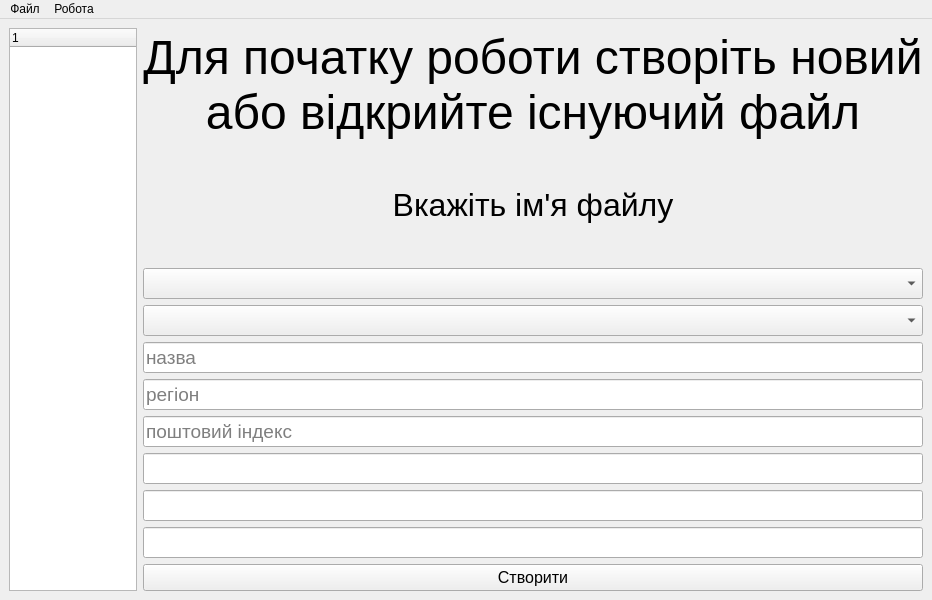
<?xml version="1.0" encoding="UTF-8"?>
<ui version="4.0">
 <class>MainWindow</class>
 <widget class="QMainWindow" name="MainWindow">
  <property name="geometry">
   <rect>
    <x>0</x>
    <y>0</y>
    <width>932</width>
    <height>600</height>
   </rect>
  </property>
  <property name="windowTitle">
   <string>QWESDA</string>
  </property>
  <widget class="QWidget" name="centralwidget">
   <layout class="QHBoxLayout" name="horizontalLayout">
    <item>
     <layout class="QGridLayout" name="gridLayout_2">
      <item row="0" column="0">
       <widget class="QTreeWidget" name="treeWidget">
        <column>
         <property name="text">
          <string notr="true">1</string>
         </property>
        </column>
       </widget>
      </item>
     </layout>
    </item>
    <item>
     <layout class="QVBoxLayout" name="verticalLayout">
      <item>
       <widget class="QLabel" name="header">
        <property name="font">
         <font>
          <pointsize>36</pointsize>
         </font>
        </property>
        <property name="text">
         <string>Для початку роботи створіть новий
або відкрийте існуючий файл</string>
        </property>
        <property name="alignment">
         <set>Qt::AlignCenter</set>
        </property>
       </widget>
      </item>
      <item>
       <widget class="QLabel" name="subheader">
        <property name="enabled">
         <bool>true</bool>
        </property>
        <property name="font">
         <font>
          <pointsize>24</pointsize>
         </font>
        </property>
        <property name="styleSheet">
         <string notr="true">hide:true</string>
        </property>
        <property name="text">
         <string>Вкажіть ім'я файлу</string>
        </property>
        <property name="alignment">
         <set>Qt::AlignCenter</set>
        </property>
       </widget>
      </item>
      <item>
       <widget class="QComboBox" name="comboBox">
        <property name="font">
         <font>
          <pointsize>14</pointsize>
         </font>
        </property>
       </widget>
      </item>
      <item>
       <widget class="QComboBox" name="comboBox_2">
        <property name="font">
         <font>
          <pointsize>14</pointsize>
         </font>
        </property>
       </widget>
      </item>
      <item>
       <widget class="QLineEdit" name="lineEdit_2">
        <property name="font">
         <font>
          <pointsize>14</pointsize>
         </font>
        </property>
        <property name="placeholderText">
         <string>назва</string>
        </property>
       </widget>
      </item>
      <item>
       <widget class="QLineEdit" name="lineEdit_3">
        <property name="font">
         <font>
          <pointsize>14</pointsize>
         </font>
        </property>
        <property name="placeholderText">
         <string>регіон</string>
        </property>
       </widget>
      </item>
      <item>
       <widget class="QLineEdit" name="lineEdit_4">
        <property name="font">
         <font>
          <pointsize>14</pointsize>
         </font>
        </property>
        <property name="placeholderText">
         <string>поштовий індекс</string>
        </property>
       </widget>
      </item>
      <item>
       <widget class="QLineEdit" name="lineEdit">
        <property name="font">
         <font>
          <pointsize>14</pointsize>
         </font>
        </property>
       </widget>
      </item>
      <item>
       <widget class="QLineEdit" name="lineEdit_5">
        <property name="font">
         <font>
          <pointsize>14</pointsize>
         </font>
        </property>
       </widget>
      </item>
      <item>
       <widget class="QLineEdit" name="lineEdit_6">
        <property name="font">
         <font>
          <pointsize>14</pointsize>
         </font>
        </property>
       </widget>
      </item>
      <item>
       <widget class="QPushButton" name="pushButton">
        <property name="font">
         <font>
          <pointsize>12</pointsize>
         </font>
        </property>
        <property name="text">
         <string>Створити</string>
        </property>
       </widget>
      </item>
     </layout>
    </item>
   </layout>
  </widget>
  <widget class="QMenuBar" name="menubar">
   <property name="geometry">
    <rect>
     <x>0</x>
     <y>0</y>
     <width>932</width>
     <height>22</height>
    </rect>
   </property>
   <widget class="QMenu" name="menunfdnfdnfd">
    <property name="title">
     <string>Файл</string>
    </property>
    <addaction name="action_6"/>
    <addaction name="action"/>
    <addaction name="action_2"/>
   </widget>
   <widget class="QMenu" name="menu">
    <property name="title">
     <string>Робота</string>
    </property>
    <widget class="QMenu" name="menu_2">
     <property name="title">
      <string>Додати</string>
     </property>
     <addaction name="action_7"/>
     <addaction name="action_8"/>
     <addaction name="action_9"/>
    </widget>
    <addaction name="action_3"/>
    <addaction name="menu_2"/>
    <addaction name="action_5"/>
   </widget>
   <addaction name="menunfdnfdnfd"/>
   <addaction name="menu"/>
  </widget>
  <action name="action">
   <property name="text">
    <string>Відкрити</string>
   </property>
  </action>
  <action name="action_2">
   <property name="text">
    <string>Зберегти</string>
   </property>
  </action>
  <action name="action_3">
   <property name="text">
    <string>Пошук</string>
   </property>
  </action>
  <action name="action_5">
   <property name="text">
    <string>Видалити</string>
   </property>
  </action>
  <action name="action_6">
   <property name="text">
    <string>Створити новий</string>
   </property>
  </action>
  <action name="action_7">
   <property name="text">
    <string>Місто</string>
   </property>
  </action>
  <action name="action_8">
   <property name="text">
    <string>Магазин</string>
   </property>
  </action>
  <action name="action_9">
   <property name="text">
    <string>Товар</string>
   </property>
  </action>
 </widget>
 <resources/>
 <connections/>
</ui>
